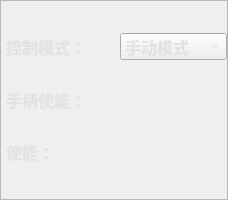
  <widget class="QFrame" name="frame">
   <property name="geometry">
    <rect>
     <x>11</x>
     <y>11</y>
     <width>228</width>
     <height>200</height>
    </rect>
   </property>
   <property name="frameShape">
    <enum>QFrame::StyledPanel</enum>
   </property>
   <property name="frameShadow">
    <enum>QFrame::Raised</enum>
   </property>
   <layout class="QGridLayout" name="gridLayout" rowstretch="2,1,1">
    <property name="leftMargin">
     <number>5</number>
    </property>
    <property name="topMargin">
     <number>10</number>
    </property>
    <property name="rightMargin">
     <number>0</number>
    </property>
    <property name="bottomMargin">
     <number>10</number>
    </property>
    <item row="0" column="0">
     <widget class="QLabel" name="statue_13">
      <property name="font">
       <font>
        <pointsize>12</pointsize>
        <bold>true</bold>
       </font>
      </property>
      <property name="styleSheet">
       <string notr="true">color:rgb(226,226,226)</string>
      </property>
      <property name="text">
       <string>控制模式：</string>
      </property>
     </widget>
    </item>
    <item row="0" column="1">
     <widget class="QComboBox" name="Control_mode">
      <property name="sizePolicy">
       <sizepolicy hsizetype="Preferred" vsizetype="Fixed">
        <horstretch>0</horstretch>
        <verstretch>0</verstretch>
       </sizepolicy>
      </property>
      <property name="font">
       <font>
        <pointsize>12</pointsize>
        <bold>true</bold>
       </font>
      </property>
      <property name="styleSheet">
       <string notr="true">color:rgb(226,226,226)</string>
      </property>
      <property name="sizeAdjustPolicy">
       <enum>QComboBox::AdjustToContentsOnFirstShow</enum>
      </property>
      <property name="placeholderText">
       <string notr="true"/>
      </property>
      <property name="frame">
       <bool>true</bool>
      </property>
      <item>
       <property name="text">
        <string>手动模式</string>
       </property>
      </item>
      <item>
       <property name="text">
        <string>自动稳定</string>
       </property>
      </item>
      <item>
       <property name="text">
        <string>定深模式</string>
       </property>
      </item>
     </widget>
    </item>
    <item row="1" column="0">
     <widget class="QLabel" name="statue_3">
      <property name="font">
       <font>
        <pointsize>12</pointsize>
        <bold>true</bold>
       </font>
      </property>
      <property name="styleSheet">
       <string notr="true">color:rgb(226,226,226)</string>
      </property>
      <property name="text">
       <string>手柄使能：</string>
      </property>
     </widget>
    </item>
    <item row="1" column="1">
     <widget class="SwitchButton" name="handleEnabled">
      <property name="sizePolicy">
       <sizepolicy hsizetype="Preferred" vsizetype="Fixed">
        <horstretch>0</horstretch>
        <verstretch>0</verstretch>
       </sizepolicy>
      </property>
     </widget>
    </item>
    <item row="2" column="0">
     <widget class="QLabel" name="statue_4">
      <property name="font">
       <font>
        <pointsize>12</pointsize>
        <bold>true</bold>
       </font>
      </property>
      <property name="styleSheet">
       <string notr="true">color:rgb(226,226,226)</string>
      </property>
      <property name="text">
       <string>使能：</string>
      </property>
     </widget>
    </item>
    <item row="2" column="1">
     <widget class="SwitchButton" name="switchButton_2">
      <property name="sizePolicy">
       <sizepolicy hsizetype="Preferred" vsizetype="Fixed">
        <horstretch>0</horstretch>
        <verstretch>0</verstretch>
       </sizepolicy>
      </property>
     </widget>
    </item>
   </layout>
  </widget>
